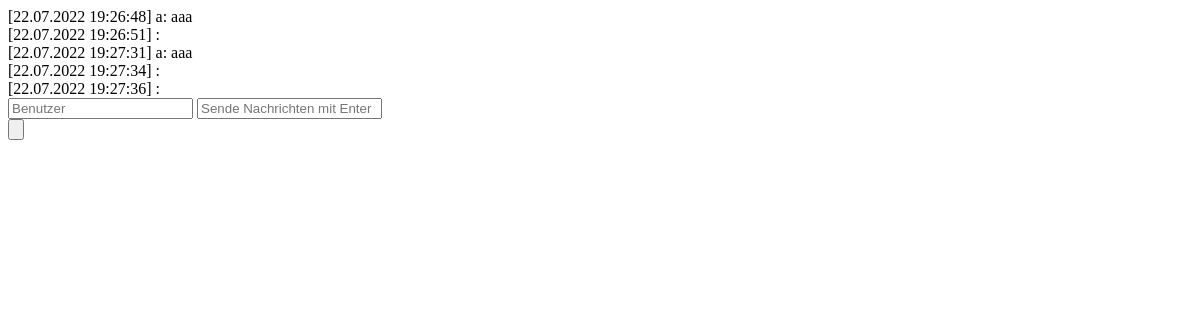
The app's page /, older data.
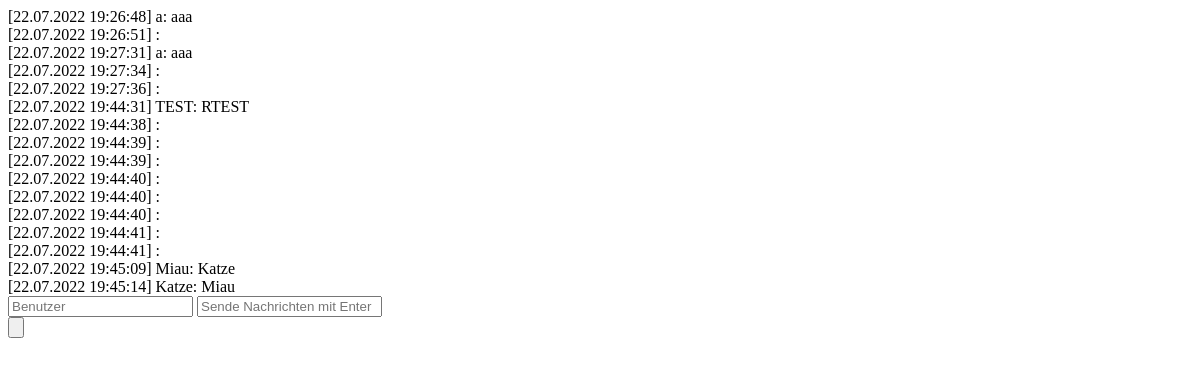
The same page, newer data.
### chat/models.py (models this page shows)
class Message(models.Model):
    user_name = models.CharField(max_length=20)
    msg = models.CharField(max_length=280)
    pub_date = models.DateTimeField('date published')
    def __str__(self):
        timestamp = str(self.pub_date).split('.')[0]
        timestamp_time = timestamp.split(' ')[1]
        timestamp = timestamp.split(' ')[0]
        timestamp = f"{timestamp.split('-')[2]}.{timestamp.split('-')[1]}.{timestamp.split('-')[0]} {timestamp_time}"
        name = str(self.user_name)
        message = str(self.msg)
        return f"[{timestamp}] {name}: {message}"

### chat/views.py (the view)
# urls.py: path('', views.index, name='index'),
def index(request):
    allMsg = Message.objects.order_by('-id')
    template = loader.get_template('index.html')
    context = {
        'allMsg': allMsg[::-1],
    }
    return HttpResponse(template.render(context, request))

### chat/templates/index.html (shortened to what this page needs)
<!DOCTYPE html>
<html lang="en">
  <head>
    <link rel="stylesheet" href="css/index.css" />
  </head>
  <body>
    <div class="message_view">
      {% if allMsg %}
      {% for msg in allMsg %}
        <div id="message_{{msg.id}}">{{msg}}</div>
      {% endfor %}
      {% else %}
        <div>Keine Nachrichten!</div>
      {% endif %}
    </div>
    <div class="controlls">
      <form action="/send" method="post">
        <div class="textbox">
          <input class="username input" type="text" name="name" placeholder="Benutzer">
          <input class="char_field input" type="text" name="msg" placeholder="Sende Nachrichten mit Enter">
        </div>
        <input class="submit" type="submit" value="">
      </form>
    </div>
  </body>
</html>

Row changes from the older to the newer data that the page shows:
added Message: pub_date+user_name+msg "[22.07.2022 19:44:31] TEST: RTEST"
added Message: pub_date+user_name+msg "[22.07.2022 19:44:38] :"
added Message: pub_date+user_name+msg "[22.07.2022 19:44:39] :"
added Message: pub_date+user_name+msg "[22.07.2022 19:44:39] :"
added Message: pub_date+user_name+msg "[22.07.2022 19:44:40] :"
added Message: pub_date+user_name+msg "[22.07.2022 19:44:40] :"
added Message: pub_date+user_name+msg "[22.07.2022 19:44:40] :"
added Message: pub_date+user_name+msg "[22.07.2022 19:44:41] :"
added Message: pub_date+user_name+msg "[22.07.2022 19:44:41] :"
added Message: pub_date+user_name+msg "[22.07.2022 19:45:09] Miau: Katze"
added Message: pub_date+user_name+msg "[22.07.2022 19:45:14] Katze: Miau"
